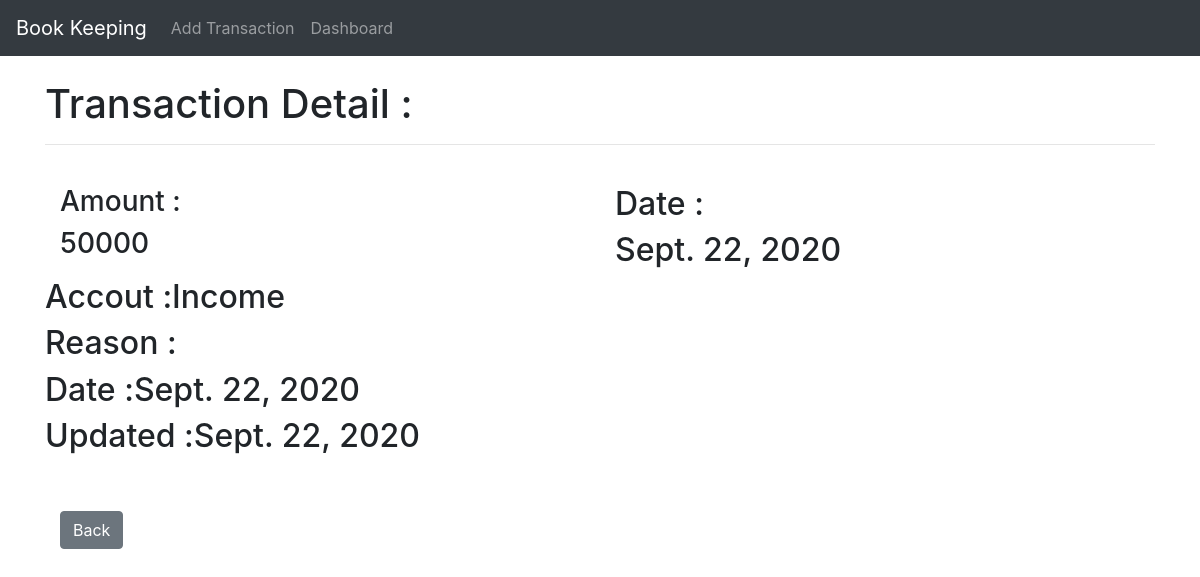
/transaction/27, run on the app's committed database.
### records/models.py (models this page shows, shortened)
class Entry(models.Model):
	head = models.CharField(max_length=255)
	account = models.CharField(max_length=255)
	amount = models.IntegerField()
	reason = models.TextField(blank=True)
	date_created = models.DateField(auto_now_add = True)
	date_edited = models.DateField(auto_now= True)

### records/views.py (the view)
# urls.py: path('transaction/<int:pk>' , EntryDetailView.as_view() , name="entrydetail"),
class EntryDetailView(DetailView):
	model = Entry
	template_name = 'entry_detail.html'

### records/templates/entry_detail.html (shortened to what this page needs)
{% extends 'base.html' %}
{% block content%}
<h1>Transaction Detail :</h1>
<hr/>
<br/>
<div class="container">
	<div class="row">
		<div class="col-md-6">
			<h3>Amount :</h3> <h3>{{entry.amount}}</h3>
		</div>
		<div class="col-md-6">
			<h2>Date : </h2> <h2>{{entry.date_created}}</h2>
		</div>
	</div>
	<div class="row">
	<h2>Accout : </h2> <h2>{{entry.account}}</h2>
	</div>
	<div class="row">
	<h2>Reason : </h2> <h2>{{entry.reason}}</h2>
	</div>
	<div class="row">
	<h2>Date : </h2> <h2>{{entry.date_created}}</h2>
	</div>
	<div class="row">
	<h2>Updated : </h2> <h2>{{entry.date_edited}}</h2>
	</div>
<br/><br/>
<a href="{% url 'home' %}" class="btn btn-secondary">Back</a>
</div>
{% endblock %}

### data on the page
Entry: amount "50000", date_created "Sept. 22, 2020", account "Income", date_edited "Sept. 22, 2020"
